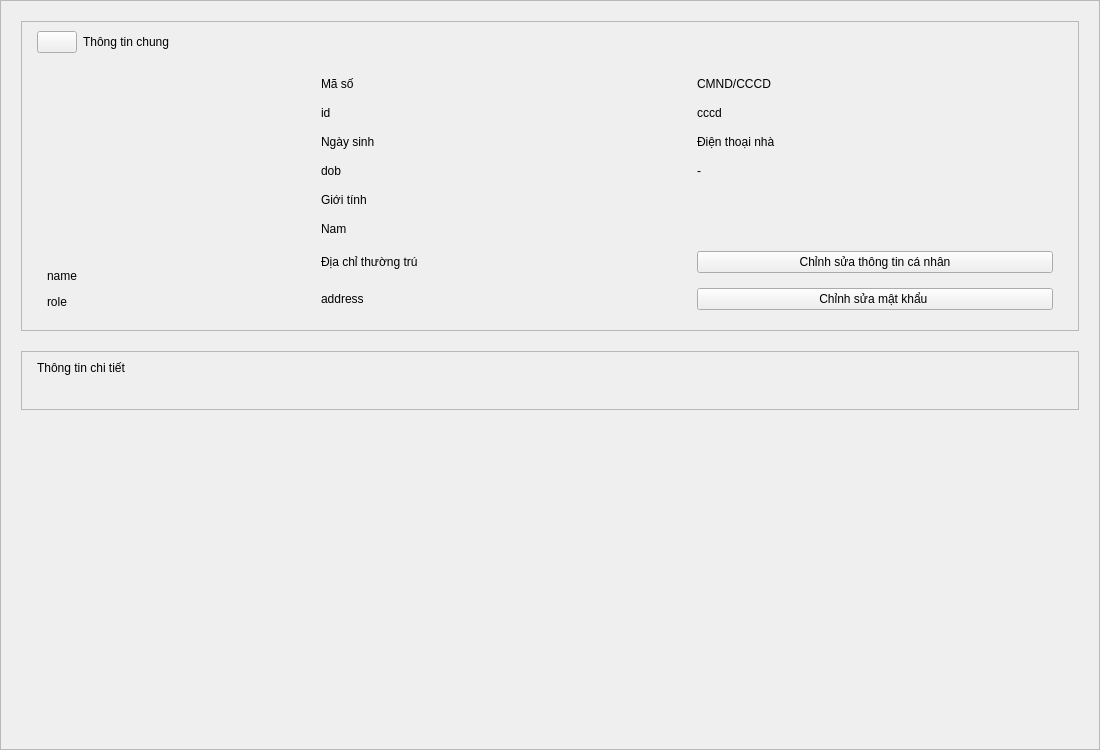
<?xml version="1.0" encoding="UTF-8"?>
<ui version="4.0">
 <class>Profile_View</class>
 <widget class="QWidget" name="Profile_View">
  <property name="geometry">
   <rect>
    <x>0</x>
    <y>0</y>
    <width>1100</width>
    <height>750</height>
   </rect>
  </property>
  <property name="windowTitle">
   <string>Profile</string>
  </property>
  <layout class="QVBoxLayout" name="mainVerticalLayout">
   <property name="spacing">
    <number>0</number>
   </property>
   <property name="leftMargin">
    <number>0</number>
   </property>
   <property name="topMargin">
    <number>0</number>
   </property>
   <property name="rightMargin">
    <number>0</number>
   </property>
   <property name="bottomMargin">
    <number>0</number>
   </property>
   <item>
    <widget class="QScrollArea" name="profileScrollArea">
     <property name="widgetResizable">
      <bool>true</bool>
     </property>
     <widget class="QWidget" name="profileContentWidget">
      <property name="geometry">
       <rect>
        <x>0</x>
        <y>0</y>
        <width>1098</width>
        <height>748</height>
       </rect>
      </property>
      <layout class="QVBoxLayout" name="scrollContentLayout">
       <property name="spacing">
        <number>20</number>
       </property>
       <property name="leftMargin">
        <number>20</number>
       </property>
       <property name="topMargin">
        <number>20</number>
       </property>
       <property name="rightMargin">
        <number>20</number>
       </property>
       <property name="bottomMargin">
        <number>20</number>
       </property>
       <item>
        <widget class="QFrame" name="cardGeneral">
         <property name="frameShape">
          <enum>QFrame::Shape::StyledPanel</enum>
         </property>
         <layout class="QVBoxLayout" name="cardGeneralLayout">
          <property name="spacing">
           <number>15</number>
          </property>
          <property name="leftMargin">
           <number>0</number>
          </property>
          <property name="topMargin">
           <number>0</number>
          </property>
          <property name="rightMargin">
           <number>0</number>
          </property>
          <property name="bottomMargin">
           <number>20</number>
          </property>
          <item>
           <widget class="QFrame" name="bannerGeneral">
            <layout class="QHBoxLayout" name="bannerGeneralLayout" stretch="1,3">
             <property name="leftMargin">
              <number>15</number>
             </property>
             <item>
              <widget class="QPushButton" name="backButton">
               <property name="sizePolicy">
                <sizepolicy hsizetype="Fixed" vsizetype="Fixed">
                 <horstretch>0</horstretch>
                 <verstretch>0</verstretch>
                </sizepolicy>
               </property>
               <property name="cursor">
                <cursorShape>PointingHandCursor</cursorShape>
               </property>
               <property name="text">
                <string/>
               </property>
              </widget>
             </item>
             <item>
              <widget class="QLabel" name="lblTitleGeneral">
               <property name="text">
                <string>Thông tin chung</string>
               </property>
              </widget>
             </item>
            </layout>
           </widget>
          </item>
          <item>
           <layout class="QHBoxLayout" name="bodyGeneralLayout" stretch="1,3">
            <property name="spacing">
             <number>30</number>
            </property>
            <property name="leftMargin">
             <number>25</number>
            </property>
            <property name="rightMargin">
             <number>25</number>
            </property>
            <item>
             <layout class="QVBoxLayout" name="avatarColLayout">
              <property name="spacing">
               <number>10</number>
              </property>
              <item>
               <widget class="QLabel" name="lblAvatar">
                <property name="minimumSize">
                 <size>
                  <width>180</width>
                  <height>180</height>
                 </size>
                </property>
                <property name="maximumSize">
                 <size>
                  <width>180</width>
                  <height>180</height>
                 </size>
                </property>
                <property name="text">
                 <string/>
                </property>
                <property name="alignment">
                 <set>Qt::AlignmentFlag::AlignCenter</set>
                </property>
               </widget>
              </item>
              <item>
               <widget class="QLabel" name="lblProfileName">
                <property name="text">
                 <string>name</string>
                </property>
               </widget>
              </item>
              <item>
               <widget class="QLabel" name="lblProfileRole">
                <property name="text">
                 <string>role</string>
                </property>
               </widget>
              </item>
             </layout>
            </item>
            <item>
             <layout class="QGridLayout" name="gridGeneralDetails">
              <property name="horizontalSpacing">
               <number>20</number>
              </property>
              <property name="verticalSpacing">
               <number>15</number>
              </property>
              <item row="0" column="0">
               <widget class="QLabel" name="lblTitle_Id">
                <property name="text">
                 <string>Mã số</string>
                </property>
                <property name="class" stdset="0">
                 <string>lblFieldTitle</string>
                </property>
               </widget>
              </item>
              <item row="1" column="0">
               <widget class="QLabel" name="lblVal_Id">
                <property name="text">
                 <string>id</string>
                </property>
                <property name="class" stdset="0">
                 <string>lblFieldValue</string>
                </property>
               </widget>
              </item>
              <item row="2" column="0">
               <widget class="QLabel" name="lblTitle_DoB">
                <property name="text">
                 <string>Ngày sinh</string>
                </property>
                <property name="class" stdset="0">
                 <string>lblFieldTitle</string>
                </property>
               </widget>
              </item>
              <item row="3" column="0">
               <widget class="QLabel" name="lblVal_DoB">
                <property name="text">
                 <string>dob</string>
                </property>
                <property name="class" stdset="0">
                 <string>lblFieldValue</string>
                </property>
               </widget>
              </item>
              <item row="4" column="0">
               <widget class="QLabel" name="lblTitle_Gender">
                <property name="text">
                 <string>Giới tính</string>
                </property>
                <property name="class" stdset="0">
                 <string>lblFieldTitle</string>
                </property>
               </widget>
              </item>
              <item row="5" column="0">
               <widget class="QLabel" name="lblVal_Gender">
                <property name="text">
                 <string>Nam</string>
                </property>
                <property name="class" stdset="0">
                 <string>lblFieldValue</string>
                </property>
               </widget>
              </item>
              <item row="6" column="0">
               <widget class="QLabel" name="lblTitle_Address">
                <property name="text">
                 <string>Địa chỉ thường trú</string>
                </property>
                <property name="class" stdset="0">
                 <string>lblFieldTitle</string>
                </property>
               </widget>
              </item>
              <item row="7" column="0">
               <widget class="QLabel" name="lblVal_Address">
                <property name="text">
                 <string>address</string>
                </property>
                <property name="wordWrap">
                 <bool>true</bool>
                </property>
                <property name="class" stdset="0">
                 <string>lblFieldValue</string>
                </property>
               </widget>
              </item>
              <item row="0" column="1">
               <widget class="QLabel" name="lblTitle_CitizenID">
                <property name="text">
                 <string>CMND/CCCD</string>
                </property>
                <property name="class" stdset="0">
                 <string>lblFieldTitle</string>
                </property>
               </widget>
              </item>
              <item row="1" column="1">
               <widget class="QLabel" name="lblVal_CitizenID">
                <property name="text">
                 <string>cccd</string>
                </property>
                <property name="class" stdset="0">
                 <string>lblFieldValue</string>
                </property>
               </widget>
              </item>
              <item row="2" column="1">
               <widget class="QLabel" name="lblTitle_Phone">
                <property name="text">
                 <string>Điện thoại nhà</string>
                </property>
                <property name="class" stdset="0">
                 <string>lblFieldTitle</string>
                </property>
               </widget>
              </item>
              <item row="3" column="1">
               <widget class="QLabel" name="lblVal_Phone">
                <property name="text">
                 <string>-</string>
                </property>
                <property name="class" stdset="0">
                 <string>lblFieldValue</string>
                </property>
               </widget>
              </item>
              <item row="6" column="1">
               <widget class="QPushButton" name="btnEditInfo">
                <property name="text">
                 <string>Chỉnh sửa thông tin cá nhân</string>
                </property>
                <property name="checkable">
                 <bool>true</bool>
                </property>
               </widget>
              </item>
              <item row="7" column="1">
               <widget class="QPushButton" name="btnEditPassword">
                <property name="text">
                 <string>Chỉnh sửa mật khẩu </string>
                </property>
               </widget>
              </item>
             </layout>
            </item>
           </layout>
          </item>
         </layout>
        </widget>
       </item>
       <item>
        <widget class="QFrame" name="cardDetailed">
         <property name="frameShape">
          <enum>QFrame::Shape::StyledPanel</enum>
         </property>
         <layout class="QVBoxLayout" name="cardDetailedLayout">
          <property name="spacing">
           <number>15</number>
          </property>
          <property name="leftMargin">
           <number>0</number>
          </property>
          <property name="topMargin">
           <number>0</number>
          </property>
          <property name="rightMargin">
           <number>0</number>
          </property>
          <property name="bottomMargin">
           <number>25</number>
          </property>
          <item>
           <widget class="QFrame" name="bannerDetailed">
            <layout class="QHBoxLayout" name="bannerDetailedLayout">
             <property name="leftMargin">
              <number>15</number>
             </property>
             <item>
              <widget class="QLabel" name="lblTitleDetailed">
               <property name="text">
                <string>Thông tin chi tiết</string>
               </property>
              </widget>
             </item>
            </layout>
           </widget>
          </item>
          <item>
           <layout class="QGridLayout" name="gridDetailedDetails">
            <property name="leftMargin">
             <number>25</number>
            </property>
            <property name="rightMargin">
             <number>25</number>
            </property>
            <property name="horizontalSpacing">
             <number>30</number>
            </property>
            <property name="verticalSpacing">
             <number>18</number>
            </property>
           </layout>
          </item>
         </layout>
        </widget>
       </item>
       <item>
        <spacer name="verticalSpacer">
         <property name="orientation">
          <enum>Qt::Orientation::Vertical</enum>
         </property>
         <property name="sizeHint" stdset="0">
          <size>
           <width>20</width>
           <height>40</height>
          </size>
         </property>
        </spacer>
       </item>
      </layout>
     </widget>
    </widget>
   </item>
  </layout>
 </widget>
 <resources/>
 <connections/>
</ui>
